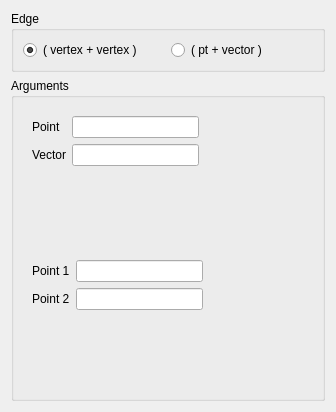
<?xml version="1.0" encoding="UTF-8"?>
<ui version="4.0">
 <class>EdgeDialog</class>
 <widget class="QDialog" name="EdgeDialog">
  <property name="enabled">
   <bool>true</bool>
  </property>
  <property name="geometry">
   <rect>
    <x>0</x>
    <y>0</y>
    <width>336</width>
    <height>412</height>
   </rect>
  </property>
  <property name="windowTitle">
   <string>Dialog</string>
  </property>
  <layout class="QVBoxLayout" name="verticalLayout_4">
   <item>
    <widget class="QGroupBox" name="groupBox">
     <property name="sizePolicy">
      <sizepolicy hsizetype="Preferred" vsizetype="Fixed">
       <horstretch>0</horstretch>
       <verstretch>0</verstretch>
      </sizepolicy>
     </property>
     <property name="title">
      <string>Edge</string>
     </property>
     <layout class="QHBoxLayout" name="horizontalLayout_5">
      <item>
       <widget class="QRadioButton" name="rb0">
        <property name="sizePolicy">
         <sizepolicy hsizetype="Expanding" vsizetype="Fixed">
          <horstretch>0</horstretch>
          <verstretch>0</verstretch>
         </sizepolicy>
        </property>
        <property name="text">
         <string>( vertex + vertex )</string>
        </property>
        <property name="checked">
         <bool>true</bool>
        </property>
       </widget>
      </item>
      <item>
       <widget class="QRadioButton" name="rb1">
        <property name="sizePolicy">
         <sizepolicy hsizetype="Expanding" vsizetype="Fixed">
          <horstretch>0</horstretch>
          <verstretch>0</verstretch>
         </sizepolicy>
        </property>
        <property name="text">
         <string>( pt + vector )</string>
        </property>
       </widget>
      </item>
     </layout>
    </widget>
   </item>
   <item>
    <widget class="QGroupBox" name="groupBox_2">
     <property name="title">
      <string>Arguments</string>
     </property>
     <layout class="QVBoxLayout" name="verticalLayout_3">
      <item>
       <widget class="QWidget" name="widget" native="true">
        <layout class="QFormLayout" name="formLayout">
         <item row="0" column="0">
          <widget class="QLabel" name="label_5">
           <property name="text">
            <string>Point</string>
           </property>
          </widget>
         </item>
         <item row="0" column="1">
          <widget class="QLineEdit" name="vex_le_rb1">
           <property name="sizePolicy">
            <sizepolicy hsizetype="Preferred" vsizetype="Fixed">
             <horstretch>0</horstretch>
             <verstretch>0</verstretch>
            </sizepolicy>
           </property>
           <property name="maximumSize">
            <size>
             <width>127</width>
             <height>16777215</height>
            </size>
           </property>
          </widget>
         </item>
         <item row="1" column="0">
          <widget class="QLabel" name="label_4">
           <property name="text">
            <string>Vector</string>
           </property>
          </widget>
         </item>
         <item row="1" column="1">
          <widget class="QLineEdit" name="vec_le_rb1">
           <property name="maximumSize">
            <size>
             <width>127</width>
             <height>16777215</height>
            </size>
           </property>
          </widget>
         </item>
        </layout>
       </widget>
      </item>
      <item>
       <widget class="QWidget" name="widget_2" native="true">
        <layout class="QFormLayout" name="formLayout_2">
         <item row="0" column="0">
          <widget class="QLabel" name="label">
           <property name="text">
            <string>Point 1</string>
           </property>
          </widget>
         </item>
         <item row="0" column="1">
          <widget class="QLineEdit" name="v0_le_rb0">
           <property name="maximumSize">
            <size>
             <width>127</width>
             <height>16777215</height>
            </size>
           </property>
          </widget>
         </item>
         <item row="1" column="0">
          <widget class="QLabel" name="label_2">
           <property name="text">
            <string>Point 2</string>
           </property>
          </widget>
         </item>
         <item row="1" column="1">
          <widget class="QLineEdit" name="v1_le_rb0">
           <property name="maximumSize">
            <size>
             <width>127</width>
             <height>16777215</height>
            </size>
           </property>
          </widget>
         </item>
        </layout>
       </widget>
      </item>
     </layout>
    </widget>
   </item>
  </layout>
 </widget>
 <resources/>
 <connections>
  <connection>
   <sender>rb0</sender>
   <signal>clicked()</signal>
   <receiver>widget_2</receiver>
   <slot>show()</slot>
   <hints>
    <hint type="sourcelabel">
     <x>77</x>
     <y>47</y>
    </hint>
    <hint type="destinationlabel">
     <x>73</x>
     <y>218</y>
    </hint>
   </hints>
  </connection>
  <connection>
   <sender>rb0</sender>
   <signal>clicked()</signal>
   <receiver>widget</receiver>
   <slot>hide()</slot>
   <hints>
    <hint type="sourcelabel">
     <x>116</x>
     <y>44</y>
    </hint>
    <hint type="destinationlabel">
     <x>150</x>
     <y>159</y>
    </hint>
   </hints>
  </connection>
  <connection>
   <sender>rb1</sender>
   <signal>clicked()</signal>
   <receiver>widget</receiver>
   <slot>show()</slot>
   <hints>
    <hint type="sourcelabel">
     <x>222</x>
     <y>46</y>
    </hint>
    <hint type="destinationlabel">
     <x>296</x>
     <y>135</y>
    </hint>
   </hints>
  </connection>
  <connection>
   <sender>rb1</sender>
   <signal>clicked()</signal>
   <receiver>widget_2</receiver>
   <slot>hide()</slot>
   <hints>
    <hint type="sourcelabel">
     <x>251</x>
     <y>47</y>
    </hint>
    <hint type="destinationlabel">
     <x>265</x>
     <y>206</y>
    </hint>
   </hints>
  </connection>
 </connections>
</ui>
